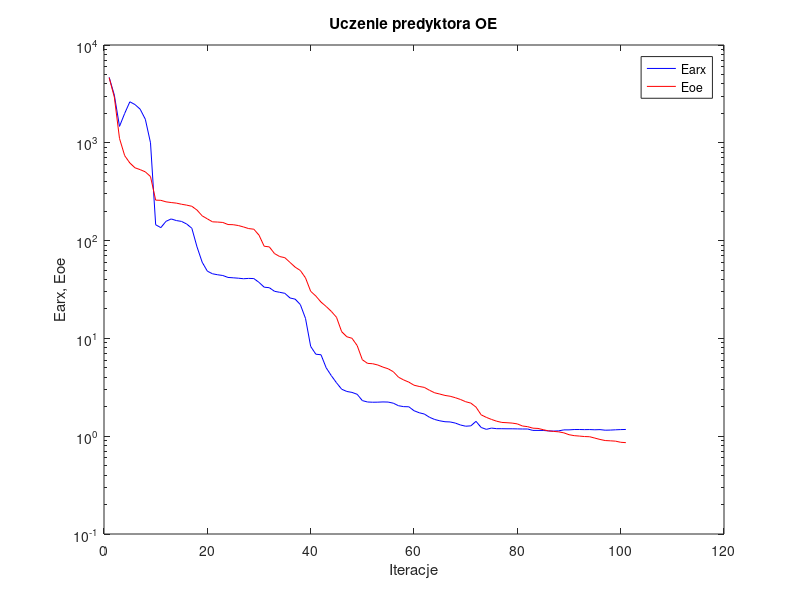
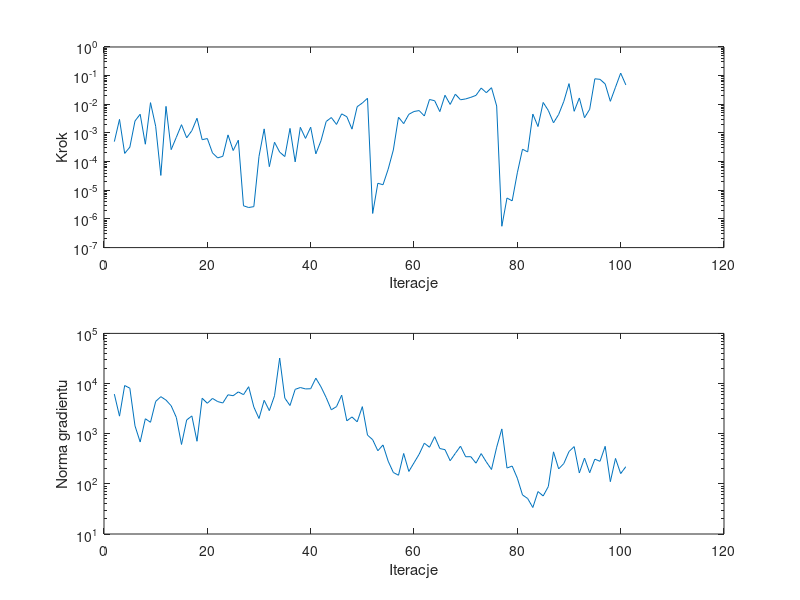

The MATLAB script that drew these images, in order:
%uczenie predyktora oe
clear all;
n=0; farx(n+1)=4.667275e+003; foe(n+1)=4.635315e+003; wspucz(n+1)=0.000000e+000; ng(n+1)=0.000000e+000;
%odnowa zmiennej metryki
n=1; farx(n+1)=3.073611e+003; foe(n+1)=2.928898e+003; krok(n+1)=4.987505e-004; ng(n+1)=6.155779e+003;
n=2; farx(n+1)=1.472341e+003; foe(n+1)=1.108452e+003; krok(n+1)=2.972972e-003; ng(n+1)=2.238790e+003;
n=3; farx(n+1)=1.996710e+003; foe(n+1)=7.392554e+002; krok(n+1)=1.935115e-004; ng(n+1)=9.137387e+003;
n=4; farx(n+1)=2.626075e+003; foe(n+1)=6.218984e+002; krok(n+1)=3.192302e-004; ng(n+1)=8.082941e+003;
n=5; farx(n+1)=2.460223e+003; foe(n+1)=5.550674e+002; krok(n+1)=2.621411e-003; ng(n+1)=1.431272e+003;
n=6; farx(n+1)=2.206182e+003; foe(n+1)=5.316226e+002; krok(n+1)=4.498477e-003; ng(n+1)=6.826002e+002;
n=7; farx(n+1)=1.740907e+003; foe(n+1)=5.045660e+002; krok(n+1)=4.047370e-004; ng(n+1)=1.985932e+003;
n=8; farx(n+1)=1.000367e+003; foe(n+1)=4.517583e+002; krok(n+1)=1.142218e-002; ng(n+1)=1.688899e+003;
n=9; farx(n+1)=1.451869e+002; foe(n+1)=2.592801e+002; krok(n+1)=1.713514e-003; ng(n+1)=4.394723e+003;
n=10; farx(n+1)=1.357238e+002; foe(n+1)=2.581558e+002; krok(n+1)=3.298006e-005; ng(n+1)=5.476057e+003;
n=11; farx(n+1)=1.574410e+002; foe(n+1)=2.491176e+002; krok(n+1)=8.468065e-003; ng(n+1)=4.678417e+003;
n=12; farx(n+1)=1.665351e+002; foe(n+1)=2.450294e+002; krok(n+1)=2.619761e-004; ng(n+1)=3.604500e+003;
n=13; farx(n+1)=1.603346e+002; foe(n+1)=2.416884e+002; krok(n+1)=7.068943e-004; ng(n+1)=2.110273e+003;
n=14; farx(n+1)=1.571386e+002; foe(n+1)=2.354232e+002; krok(n+1)=1.945533e-003; ng(n+1)=6.098914e+002;
n=15; farx(n+1)=1.478290e+002; foe(n+1)=2.305108e+002; krok(n+1)=6.767654e-004; ng(n+1)=1.875920e+003;
n=16; farx(n+1)=1.337616e+002; foe(n+1)=2.243535e+002; krok(n+1)=1.201509e-003; ng(n+1)=2.261703e+003;
n=17; farx(n+1)=8.630625e+001; foe(n+1)=2.052191e+002; krok(n+1)=3.259300e-003; ng(n+1)=7.067630e+002;
n=18; farx(n+1)=6.016369e+001; foe(n+1)=1.791573e+002; krok(n+1)=5.823131e-004; ng(n+1)=5.091954e+003;
n=19; farx(n+1)=4.871319e+001; foe(n+1)=1.668752e+002; krok(n+1)=6.384605e-004; ng(n+1)=4.043609e+003;
n=20; farx(n+1)=4.578502e+001; foe(n+1)=1.555957e+002; krok(n+1)=2.011450e-004; ng(n+1)=5.054231e+003;
n=21; farx(n+1)=4.473982e+001; foe(n+1)=1.547406e+002; krok(n+1)=1.351337e-004; ng(n+1)=4.371524e+003;
n=22; farx(n+1)=4.396134e+001; foe(n+1)=1.533183e+002; krok(n+1)=1.532716e-004; ng(n+1)=4.098516e+003;
n=23; farx(n+1)=4.201456e+001; foe(n+1)=1.459867e+002; krok(n+1)=8.566255e-004; ng(n+1)=5.967464e+003;
n=24; farx(n+1)=4.165578e+001; foe(n+1)=1.454208e+002; krok(n+1)=2.436365e-004; ng(n+1)=5.720511e+003;
n=25; farx(n+1)=4.127099e+001; foe(n+1)=1.425917e+002; krok(n+1)=5.604282e-004; ng(n+1)=6.811398e+003;
%odnowa zmiennej metryki
n=26; farx(n+1)=4.074467e+001; foe(n+1)=1.379014e+002; krok(n+1)=2.875755e-006; ng(n+1)=6.005132e+003;
n=27; farx(n+1)=4.107550e+001; foe(n+1)=1.327451e+002; krok(n+1)=2.502989e-006; ng(n+1)=8.642549e+003;
n=28; farx(n+1)=4.089646e+001; foe(n+1)=1.307598e+002; krok(n+1)=2.689353e-006; ng(n+1)=3.407826e+003;
n=29; farx(n+1)=3.740005e+001; foe(n+1)=1.137392e+002; krok(n+1)=1.523885e-004; ng(n+1)=2.008705e+003;
n=30; farx(n+1)=3.339462e+001; foe(n+1)=8.757939e+001; krok(n+1)=1.387045e-003; ng(n+1)=4.634385e+003;
n=31; farx(n+1)=3.299045e+001; foe(n+1)=8.623622e+001; krok(n+1)=6.673233e-005; ng(n+1)=2.885285e+003;
n=32; farx(n+1)=3.031112e+001; foe(n+1)=7.371812e+001; krok(n+1)=4.752267e-004; ng(n+1)=5.703071e+003;
n=33; farx(n+1)=2.961365e+001; foe(n+1)=6.872763e+001; krok(n+1)=2.148506e-004; ng(n+1)=3.225558e+004;
n=34; farx(n+1)=2.890585e+001; foe(n+1)=6.689798e+001; krok(n+1)=1.501886e-004; ng(n+1)=5.118046e+003;
n=35; farx(n+1)=2.590716e+001; foe(n+1)=5.983567e+001; krok(n+1)=1.442683e-003; ng(n+1)=3.646825e+003;
n=36; farx(n+1)=2.519534e+001; foe(n+1)=5.351773e+001; krok(n+1)=9.802182e-005; ng(n+1)=7.657566e+003;
n=37; farx(n+1)=2.217647e+001; foe(n+1)=4.947793e+001; krok(n+1)=1.573435e-003; ng(n+1)=8.333534e+003;
n=38; farx(n+1)=1.601080e+001; foe(n+1)=4.158987e+001; krok(n+1)=6.459813e-004; ng(n+1)=7.814341e+003;
n=39; farx(n+1)=8.280188e+000; foe(n+1)=3.032655e+001; krok(n+1)=1.587460e-003; ng(n+1)=7.876193e+003;
n=40; farx(n+1)=6.892225e+000; foe(n+1)=2.711161e+001; krok(n+1)=1.869031e-004; ng(n+1)=1.280593e+004;
n=41; farx(n+1)=6.806327e+000; foe(n+1)=2.351630e+001; krok(n+1)=5.362933e-004; ng(n+1)=8.590987e+003;
n=42; farx(n+1)=5.008566e+000; foe(n+1)=2.120139e+001; krok(n+1)=2.511123e-003; ng(n+1)=5.252276e+003;
n=43; farx(n+1)=4.158107e+000; foe(n+1)=1.888474e+001; krok(n+1)=3.456065e-003; ng(n+1)=2.997311e+003;
n=44; farx(n+1)=3.518228e+000; foe(n+1)=1.643655e+001; krok(n+1)=1.986798e-003; ng(n+1)=3.467187e+003;
n=45; farx(n+1)=3.023636e+000; foe(n+1)=1.171193e+001; krok(n+1)=4.633174e-003; ng(n+1)=5.861432e+003;
n=46; farx(n+1)=2.866798e+000; foe(n+1)=1.039766e+001; krok(n+1)=3.683227e-003; ng(n+1)=1.804049e+003;
n=47; farx(n+1)=2.804206e+000; foe(n+1)=1.002841e+001; krok(n+1)=1.358387e-003; ng(n+1)=2.157770e+003;
n=48; farx(n+1)=2.682541e+000; foe(n+1)=8.449882e+000; krok(n+1)=8.252113e-003; ng(n+1)=1.723916e+003;
n=49; farx(n+1)=2.312516e+000; foe(n+1)=6.053629e+000; krok(n+1)=1.109636e-002; ng(n+1)=3.463493e+003;
n=50; farx(n+1)=2.237845e+000; foe(n+1)=5.555739e+000; krok(n+1)=1.621660e-002; ng(n+1)=9.373636e+002;
%odnowa zmiennej metryki
n=51; farx(n+1)=2.225215e+000; foe(n+1)=5.509047e+000; krok(n+1)=1.552737e-006; ng(n+1)=7.591173e+002;
n=52; farx(n+1)=2.229048e+000; foe(n+1)=5.344745e+000; krok(n+1)=1.757217e-005; ng(n+1)=4.571221e+002;
n=53; farx(n+1)=2.240894e+000; foe(n+1)=5.085405e+000; krok(n+1)=1.558957e-005; ng(n+1)=5.959292e+002;
n=54; farx(n+1)=2.233882e+000; foe(n+1)=4.890532e+000; krok(n+1)=5.445660e-005; ng(n+1)=2.833336e+002;
n=55; farx(n+1)=2.174960e+000; foe(n+1)=4.562971e+000; krok(n+1)=2.548531e-004; ng(n+1)=1.685595e+002;
n=56; farx(n+1)=2.049492e+000; foe(n+1)=4.010535e+000; krok(n+1)=3.544455e-003; ng(n+1)=1.484687e+002;
n=57; farx(n+1)=2.005899e+000; foe(n+1)=3.760165e+000; krok(n+1)=2.118327e-003; ng(n+1)=4.034579e+002;
n=58; farx(n+1)=1.999571e+000; foe(n+1)=3.571309e+000; krok(n+1)=4.478448e-003; ng(n+1)=1.767904e+002;
n=59; farx(n+1)=1.822533e+000; foe(n+1)=3.322017e+000; krok(n+1)=5.608324e-003; ng(n+1)=2.626934e+002;
n=60; farx(n+1)=1.737673e+000; foe(n+1)=3.226969e+000; krok(n+1)=6.042575e-003; ng(n+1)=3.902167e+002;
n=61; farx(n+1)=1.685478e+000; foe(n+1)=3.155020e+000; krok(n+1)=3.904632e-003; ng(n+1)=6.471273e+002;
n=62; farx(n+1)=1.561137e+000; foe(n+1)=2.947353e+000; krok(n+1)=1.470844e-002; ng(n+1)=5.367401e+002;
n=63; farx(n+1)=1.482403e+000; foe(n+1)=2.778621e+000; krok(n+1)=1.333847e-002; ng(n+1)=8.730583e+002;
n=64; farx(n+1)=1.436464e+000; foe(n+1)=2.696579e+000; krok(n+1)=5.557598e-003; ng(n+1)=5.053980e+002;
n=65; farx(n+1)=1.406172e+000; foe(n+1)=2.611384e+000; krok(n+1)=2.069473e-002; ng(n+1)=4.809557e+002;
n=66; farx(n+1)=1.398969e+000; foe(n+1)=2.561176e+000; krok(n+1)=9.899545e-003; ng(n+1)=2.893794e+002;
n=67; farx(n+1)=1.362062e+000; foe(n+1)=2.475319e+000; krok(n+1)=2.254943e-002; ng(n+1)=4.054253e+002;
n=68; farx(n+1)=1.301645e+000; foe(n+1)=2.373298e+000; krok(n+1)=1.438335e-002; ng(n+1)=5.637006e+002;
n=69; farx(n+1)=1.265122e+000; foe(n+1)=2.252597e+000; krok(n+1)=1.540867e-002; ng(n+1)=3.470810e+002;
n=70; farx(n+1)=1.275952e+000; foe(n+1)=2.179453e+000; krok(n+1)=1.750226e-002; ng(n+1)=3.479881e+002;
n=71; farx(n+1)=1.418446e+000; foe(n+1)=1.983942e+000; krok(n+1)=2.049366e-002; ng(n+1)=2.584414e+002;
n=72; farx(n+1)=1.228223e+000; foe(n+1)=1.654201e+000; krok(n+1)=3.685289e-002; ng(n+1)=4.011990e+002;
n=73; farx(n+1)=1.175141e+000; foe(n+1)=1.557704e+000; krok(n+1)=2.539936e-002; ng(n+1)=2.734039e+002;
n=74; farx(n+1)=1.210735e+000; foe(n+1)=1.484017e+000; krok(n+1)=3.794479e-002; ng(n+1)=1.934693e+002;
n=75; farx(n+1)=1.193606e+000; foe(n+1)=1.423075e+000; krok(n+1)=8.704305e-003; ng(n+1)=5.379710e+002;
%odnowa zmiennej metryki
n=76; farx(n+1)=1.192893e+000; foe(n+1)=1.383072e+000; krok(n+1)=5.552069e-007; ng(n+1)=1.245590e+003;
n=77; farx(n+1)=1.190976e+000; foe(n+1)=1.373595e+000; krok(n+1)=5.377097e-006; ng(n+1)=2.066795e+002;
n=78; farx(n+1)=1.190821e+000; foe(n+1)=1.361646e+000; krok(n+1)=4.273013e-006; ng(n+1)=2.264580e+002;
n=79; farx(n+1)=1.188101e+000; foe(n+1)=1.336045e+000; krok(n+1)=4.073759e-005; ng(n+1)=1.296924e+002;
n=80; farx(n+1)=1.184878e+000; foe(n+1)=1.270965e+000; krok(n+1)=2.710039e-004; ng(n+1)=6.008754e+001;
n=81; farx(n+1)=1.185113e+000; foe(n+1)=1.252095e+000; krok(n+1)=2.178264e-004; ng(n+1)=5.098546e+001;
n=82; farx(n+1)=1.146558e+000; foe(n+1)=1.208222e+000; krok(n+1)=4.563662e-003; ng(n+1)=3.375377e+001;
n=83; farx(n+1)=1.146150e+000; foe(n+1)=1.200762e+000; krok(n+1)=1.674853e-003; ng(n+1)=7.020324e+001;
n=84; farx(n+1)=1.145227e+000; foe(n+1)=1.165933e+000; krok(n+1)=1.160327e-002; ng(n+1)=5.728668e+001;
n=85; farx(n+1)=1.132875e+000; foe(n+1)=1.134039e+000; krok(n+1)=6.081190e-003; ng(n+1)=8.860289e+001;
n=86; farx(n+1)=1.128207e+000; foe(n+1)=1.119732e+000; krok(n+1)=2.261309e-003; ng(n+1)=4.347627e+002;
n=87; farx(n+1)=1.134212e+000; foe(n+1)=1.108135e+000; krok(n+1)=4.437686e-003; ng(n+1)=1.988661e+002;
n=88; farx(n+1)=1.160647e+000; foe(n+1)=1.082060e+000; krok(n+1)=1.270603e-002; ng(n+1)=2.545201e+002;
n=89; farx(n+1)=1.160956e+000; foe(n+1)=1.035937e+000; krok(n+1)=5.266571e-002; ng(n+1)=4.411104e+002;
n=90; farx(n+1)=1.170233e+000; foe(n+1)=1.013085e+000; krok(n+1)=5.699196e-003; ng(n+1)=5.528325e+002;
n=91; farx(n+1)=1.170525e+000; foe(n+1)=1.003179e+000; krok(n+1)=1.664870e-002; ng(n+1)=1.648353e+002;
n=92; farx(n+1)=1.167443e+000; foe(n+1)=9.921006e-001; krok(n+1)=3.400118e-003; ng(n+1)=3.267199e+002;
n=93; farx(n+1)=1.169321e+000; foe(n+1)=9.874530e-001; krok(n+1)=6.700076e-003; ng(n+1)=1.665575e+002;
n=94; farx(n+1)=1.163560e+000; foe(n+1)=9.564076e-001; krok(n+1)=7.765706e-002; ng(n+1)=3.107396e+002;
n=95; farx(n+1)=1.167885e+000; foe(n+1)=9.264570e-001; krok(n+1)=7.431643e-002; ng(n+1)=2.813279e+002;
n=96; farx(n+1)=1.152070e+000; foe(n+1)=9.029062e-001; krok(n+1)=5.140248e-002; ng(n+1)=5.602514e+002;
n=97; farx(n+1)=1.155249e+000; foe(n+1)=8.970993e-001; krok(n+1)=1.270603e-002; ng(n+1)=1.105218e+002;
n=98; farx(n+1)=1.162540e+000; foe(n+1)=8.900925e-001; krok(n+1)=3.951655e-002; ng(n+1)=3.210858e+002;
n=99; farx(n+1)=1.168777e+000; foe(n+1)=8.667590e-001; krok(n+1)=1.225752e-001; ng(n+1)=1.601820e+002;
n=100; farx(n+1)=1.171962e+000; foe(n+1)=8.594276e-001; krok(n+1)=4.757597e-002; ng(n+1)=2.198584e+002;

figure; semilogy(farx,'b'); hold on; semilogy(foe,'r'); xlabel('Iteracje'); ylabel('Earx, Eoe'); legend('Earx','Eoe'); title('Uczenie predyktora OE');
figure; subplot(2,1,1); semilogy(krok); xlabel('Iteracje'); ylabel('Krok');
subplot(2,1,2); semilogy(ng); xlabel('Iteracje'); ylabel('Norma gradientu');
Earx=farx(n+1)
Eoe=foe(n+1)
